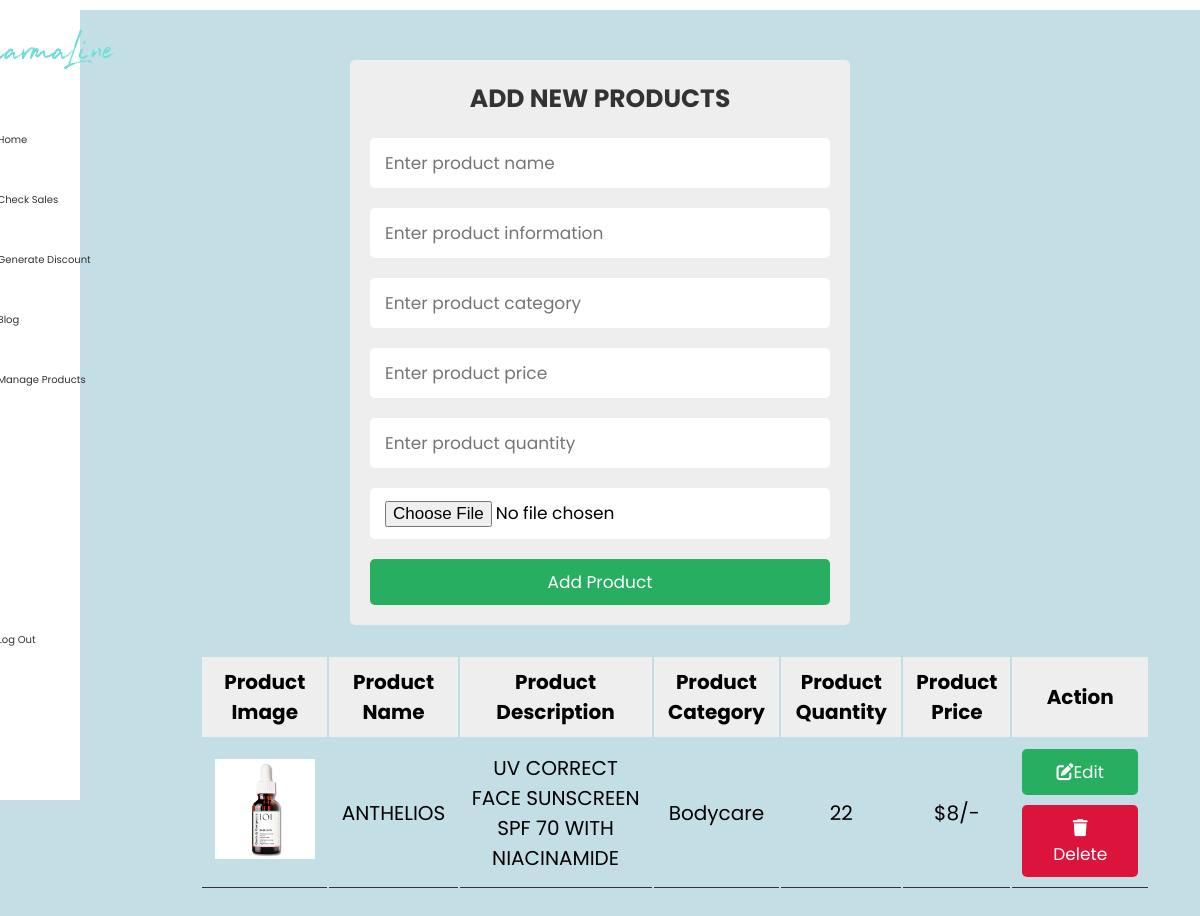
The app's page /manageProducts.php, older data.
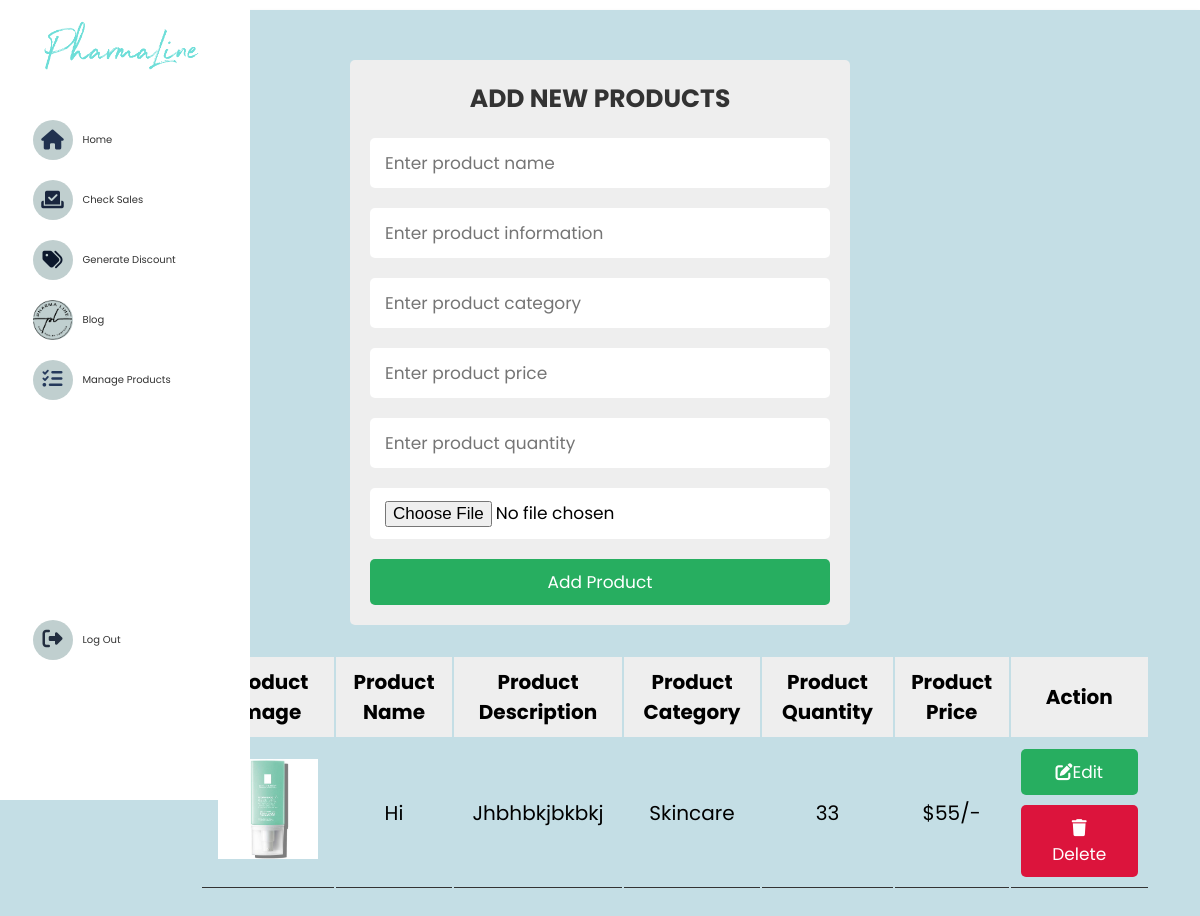
The same page, newer data.
### tables this page shows
CREATE TABLE `products` (
  `id` int(100) NOT NULL,
  `name` varchar(100) NOT NULL,
  `description` varchar(500) NOT NULL,
  `price` double NOT NULL,
  `quantity` int(11) NOT NULL,
  `image` varchar(100) NOT NULL,
  `category` varchar(224) NOT NULL
);

### manageProducts.php (the view, shortened to what this page needs)
<?php
@include 'users/config.php';
?>
<!DOCTYPE html>
<html lang="en">
<head>
    <link rel="stylesheet" type="text/css" href="assets/css/styleManageProducts.css">
</head>
<body>
  <div class="sidebar">
    <div class="icon-container">
      <div class="logo-sidebar">
        <img src="image/Logo.png" alt="Logo" class="logo">
      </div>
      <div class="total-icons">
      <div class="icon" id="Home">
      <i class="fa-solid fa-house" style="color: #21324f;"></i>
        </div>
      <div class="icon" id="Check-sales">
        <i class="fa-solid fa-check-to-slot" style="color: #19263e;"></i>
        </div>
        <div class="icon" id="Generate-discount">
        <i class="fa-solid fa-tags" style="color: #0c182c;"></i>
        </div>
        <div class="icon" id="Blog">
          <img src="image/logoIcon.png" alt="Blog Icon">
        </div>
        <div class="icon" id="Manage Products">
        <a href="manageProducts.php">
        <i class="fa-solid fa-list-check" style="color: #25395b;"></i>
          <span class="icon-name">Manage Products</span></a>
        </div>
        <div class="icon" id="Log-out">
          <a href="users/logout.php">
          <i class="fa-solid fa-right-from-bracket" style="color: #222d3f;"></i>
          <span class="icon-name">Log Out</span></a>
        </div>
        </div>
    </div>
  </div>
<div class="products">
  <div class="body-content">
    <div class="product-form-container">
      <form action="manageProducts.php" method="post" enctype="multipart/form-data">
        <h3>Add new products</h3>
        <input type="text" name="product_name" id="product_name" placeholder="Enter product name" class="box">
        <input type="text" name="product_info" id="product_info" placeholder="Enter product information" class="box">
        <input type="text" name="category" id="category" placeholder="Enter product category" class="box">
        <input type="number" name="product_price" id="product_price" placeholder="Enter product price" class="box">
        <input type="number" name="product_quantity" id="product_quantity" placeholder="Enter product quantity" class="box">
        <input type="file" accept="image/png, image/jpeg, image/jpg" name="product_image" class="box">
         <input type="submit" class="btn" name="add_product" value="add product">
      </form>
   </div>
   <?php
   $select = mysqli_query($conn, "SELECT * FROM products");
   ?>
   <div class="product-display">
      <table class="product-display-table">
         <thead>
         <tr>
            <th>product image</th>
            <th>product name</th>
            <th>product description</th>
            <th>product category</th>
            <th>product quantity</th>
            <th>product price</th>
            <th>action</th>
         </tr>
         </thead>
         <?php while($row = mysqli_fetch_assoc($select)){ ?>
         <tr>
            <td><img src="image/<?php echo $row['image']; ?>" height="100" alt=""></td>
            <td><?php echo $row['name']; ?></td>
            <td><?php echo $row['description']; ?></td>
            <td><?php echo $row['category']; ?></td>
            <td><?php echo $row['quantity']; ?></td>
            <td>$<?php echo $row['price']; ?>/-</td>
            <td>
              <a href="productUpdate.php?edit=<?php echo $row['id']; ?>" class="btn"><i class="fas fa-edit"></i>edit</a>
              <a href="manageProducts.php?delete=<?php echo $row['id']; ?>" class="btn"> <i class="fas fa-trash"></i>delete </a>
            </td>
         </tr>
      <?php } ?>
      </table>
   </div>
 </div>
</div>
</body>
</html>

### assets/css/styleManageProducts.css (style rules this page uses)
:root { --green:#27ae60; --black:#333; --white:#fff; --bg-color:#eee; --box-shadow:0 .5rem 1rem rgba(0,0,0,.1); --border:.1rem solid var(--black); }
* { font-family: 'Poppins', sans-serif; margin:0; padding:0; box-sizing: border-box; outline: none; border:none; text-decoration: none; text-transform: capitalize; }
html { font-size: 62.5%; overflow-x: hidden; }
.logo { width: 60px; height: auto; margin-left: 10px; }
.btn { display: block; width: 100%; cursor: pointer; border-radius: .5rem; margin-top: 1rem; font-size: 1.7rem; padding:1rem 3rem; background: var(--green); color:var(--white); text-align: center; }
.products { margin-top: 10px; padding: 30px; text-align: center; box-shadow: 0 2px 4px rgba(0, 0, 0, 0.1); background-color: transparent; min-height: calc(100vh - 60px); background-color: #c4dee5; }
.body-content { max-width: 1200px; padding:2rem; margin:0 auto; }
.product-form-container form { max-width: 50rem; margin:0 auto; padding:2rem; border-radius: .5rem; background: var(--bg-color); }
.product-form-container form h3 { text-transform: uppercase; color:var(--black); margin-bottom: 1rem; text-align: center; font-size: 2.5rem; }
.product-form-container form .box { width: 100%; border-radius: .5rem; padding:1.2rem 1.5rem; font-size: 1.7rem; margin:1rem 0; background: var(--white); text-transform: none; }
.product-display { margin:3rem 0; margin-left: 150px; }
.product-display .product-display-table { width: 100%; text-align: center; }
.product-display .product-display-table thead { background: var(--bg-color); }
.product-display .product-display-table th { padding:1rem; font-size: 2rem; }
.product-display .product-display-table td { padding:1rem; font-size: 2rem; border-bottom: var(--border); }
.product-display .product-display-table .btn:first-child { margin-top: 0; }
.product-display .product-display-table .btn:last-child { background: crimson; }
.sidebar { position: fixed; top: 0; left: 0; width: 80px; height: 100vh; background-color: #ffffff; transition: width 0.3s; z-index: 999; }
.icon-container { display: flex; flex-direction: column; align-items: center; justify-content: flex-start; height: 100%; padding-top: 20px; }
.icon { width: 40px; height: 40px; background-color: #c0cfcf; border-radius: 50%; margin-bottom: 20px; display: flex; align-items: center; justify-content: center; cursor: pointer; transition: background-color 0.3s; position: relative; }
.icon i { color: #fff; font-size: 20px; }
.logo-sidebar { width: 80px; height: 80px; margin-bottom: 20px; }
.total-icons #Log-out { margin-top: 220px; }
#Blog img { max-width: 100%; max-height: 100%; }

Row changes from the older to the newer data that the page shows:
removed products: image (picture), name "ANTHELIOS", description "UV CORRECT FACE SUNSCREEN SPF 70 WITH NIACINAMIDE", category "Bodycare", quantity "22", price "8"
added products: image (picture), name "Hi", description "Jhbhbkjbkbkj", category "Skincare", quantity "33", price "55"
